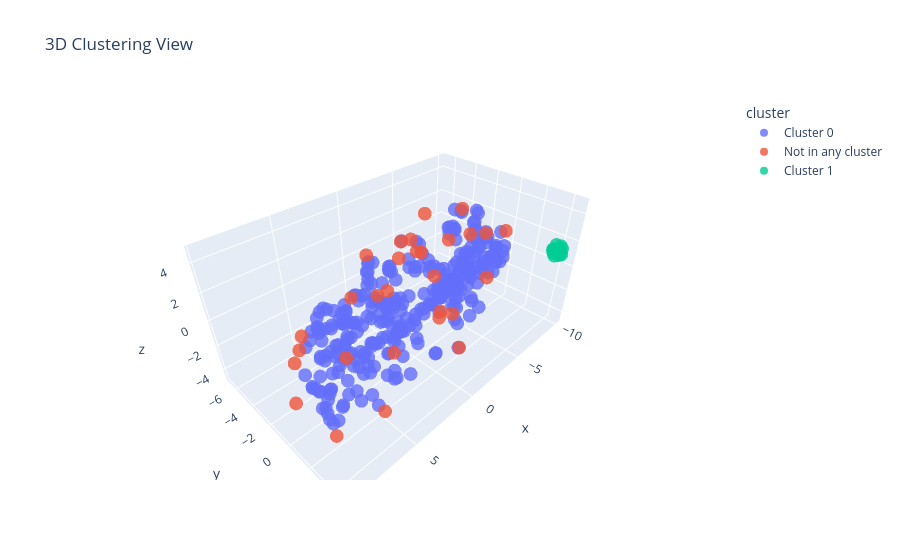

The code cell stored with this chart in its notebook:
### Code cell
import plotly.express as px 
cluster2name = {
    -1: "Not in any cluster",
    0: "Cluster 0", 
    1: "Cluster 1",
    2: "Cluster 2",
}

three_df = pd.DataFrame(df_tsne, columns=["x","y","z"])
three_df['cluster'] = df_final['cluster'].map(cluster2name).values

fig = px.scatter_3d(three_df, x="x", y="y", z="z", color="cluster", opacity=0.8, title='3D Clustering View')
fig.show()

### Figure 1 — Plotly figure (JSON) as saved in the notebook; plotly's stock layout.template omitted (floating-point values rounded to 4 significant figures; data arrays with more than 128 entries replaced by an {"elided": "..."} marker saying what was removed)
{"data": [{"hovertemplate": "cluster=Cluster 0<br>x=%{x}<br>y=%{y}<br>z=%{z}<extra></extra>", "legendgroup": "Cluster 0", "marker": {"color": "#636efa", "opacity": 0.8, "symbol": "circle"}, "mode": "markers", "name": "Cluster 0", "scene": "scene", "showlegend": true, "type": "scatter3d", "x": {"elided": "314 float values"}, "y": {"elided": "314 float values"}, "z": {"elided": "314 float values"}}, {"hovertemplate": "cluster=Not in any cluster<br>x=%{x}<br>y=%{y}<br>z=%{z}<extra></extra>", "legendgroup": "Not in any cluster", "marker": {"color": "#EF553B", "opacity": 0.8, "symbol": "circle"}, "mode": "markers", "name": "Not in any cluster", "scene": "scene", "showlegend": true, "type": "scatter3d", "x": [0.425, -2.129, 4.193, 5.783, 8.009, -1.862, -2.654, 7.48, 9.51, 2.211, 1.948, -5.064, 6.922, -1.165, -2.038, -1.475, -4.506, -2.064, -5.252, -6.674, -7.917, -8.628, -6.173, -3.189, -3.786, 5.273, -2.874, 8.811, -4.156], "y": [-2.135, -1.353, -2.091, -4.453, -1.626, -6.868, -4.008, -1.831, 0.6894, -3.693, 0.5456, -4.764, 4.622, 2.056, 2.232, -5.347, -1.654, 2.15, -4.456, -1.988, 0.9181, -1.135, -3.865, -3.566, -0.7132, 3.584, 3.111, 3.002, -1.463], "z": [-0.1292, 4.752, -3.501, -2.151, -1.029, -0.4154, 1.556, -0.528, -1.225, -0.5722, 4.144, -0.5366, -0.6934, -0.5714, 4.76, -3.143, -4.267, -3.908, -0.5837, 3.362, 2.259, 1.028, -2.859, 1.687, 2.548, 1.403, 1.827, -2.353, -4.568]}, {"hovertemplate": "cluster=Cluster 1<br>x=%{x}<br>y=%{y}<br>z=%{z}<extra></extra>", "legendgroup": "Cluster 1", "marker": {"color": "#00cc96", "opacity": 0.8, "symbol": "circle"}, "mode": "markers", "name": "Cluster 1", "scene": "scene", "showlegend": true, "type": "scatter3d", "x": [-9.519, -9.61, -9.687, -10.0, -9.609, -9.28, -9.813, -9.65, -9.326, -9.519, -9.311, -9.322], "y": [4.413, 3.936, 3.721, 4.074, 3.828, 4.004, 4.227, 4.218, 4.058, 4.453, 4.404, 3.886], "z": [1.625, 1.689, 1.218, 1.491, 1.027, 1.427, 1.199, 0.9856, 1.02, 1.201, 1.273, 1.382]}], "layout": {"legend": {"title": {"text": "cluster"}, "tracegroupgap": 0}, "scene": {"domain": {"x": [0, 1], "y": [0, 1]}, "xaxis": {"title": {"text": "x"}}, "yaxis": {"title": {"text": "y"}}, "zaxis": {"title": {"text": "z"}}}, "title": {"text": "3D Clustering View"}}}
